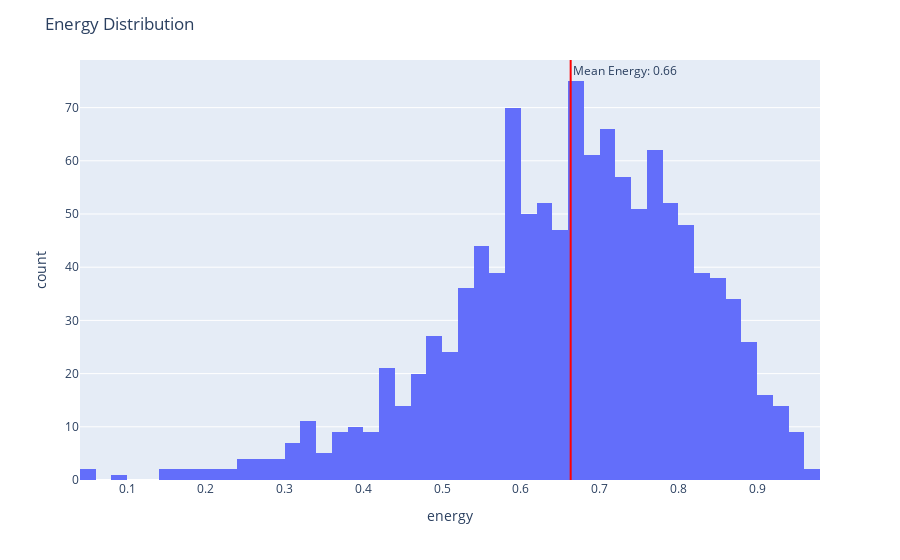

Notebook source saved alongside this figure:
### Code cell
fig = px.histogram(df, x="energy", marginal=None, hover_data=df.columns)
fig.update_layout(title='Energy Distribution')
mean_energy = df['energy'].mean()
fig.add_vline(x=mean_energy, line_color='red', annotation_text = f"Mean Energy: {mean_energy:.2f}", annotation_position = 'top right')
fig.show()

### Figure 1 — Plotly figure (JSON) as saved in the notebook; plotly's stock layout.template omitted (floating-point values rounded to 4 significant figures; data arrays with more than 128 entries replaced by an {"elided": "..."} marker saying what was removed)
{"data": [{"alignmentgroup": "True", "bingroup": "x", "hovertemplate": "energy=%{x}<br>count=%{y}<extra></extra>", "legendgroup": "", "marker": {"color": "#636efa", "pattern": {"shape": ""}}, "name": "", "offsetgroup": "", "orientation": "v", "showlegend": false, "type": "histogram", "x": {"elided": "1170 float values"}, "xaxis": "x", "yaxis": "y"}], "layout": {"annotations": [{"showarrow": false, "text": "Mean Energy: 0.66", "x": 0.6633, "xanchor": "left", "xref": "x", "y": 1, "yanchor": "top", "yref": "y domain"}], "barmode": "relative", "legend": {"tracegroupgap": 0}, "margin": {"t": 60}, "shapes": [{"line": {"color": "red"}, "type": "line", "x0": 0.6633, "x1": 0.6633, "xref": "x", "y0": 0, "y1": 1, "yref": "y domain"}], "title": {"text": "Energy Distribution"}, "xaxis": {"anchor": "y", "domain": [0, 1], "title": {"text": "energy"}}, "yaxis": {"anchor": "x", "domain": [0, 1], "title": {"text": "count"}}}}
